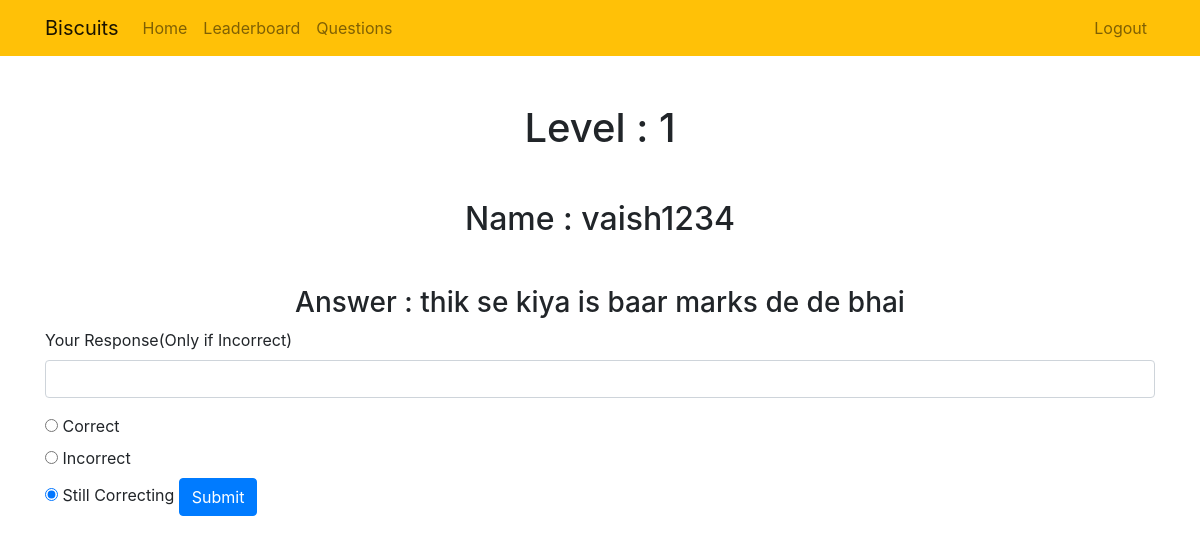
The app's page /fullanswer/6 (signed in), older data.
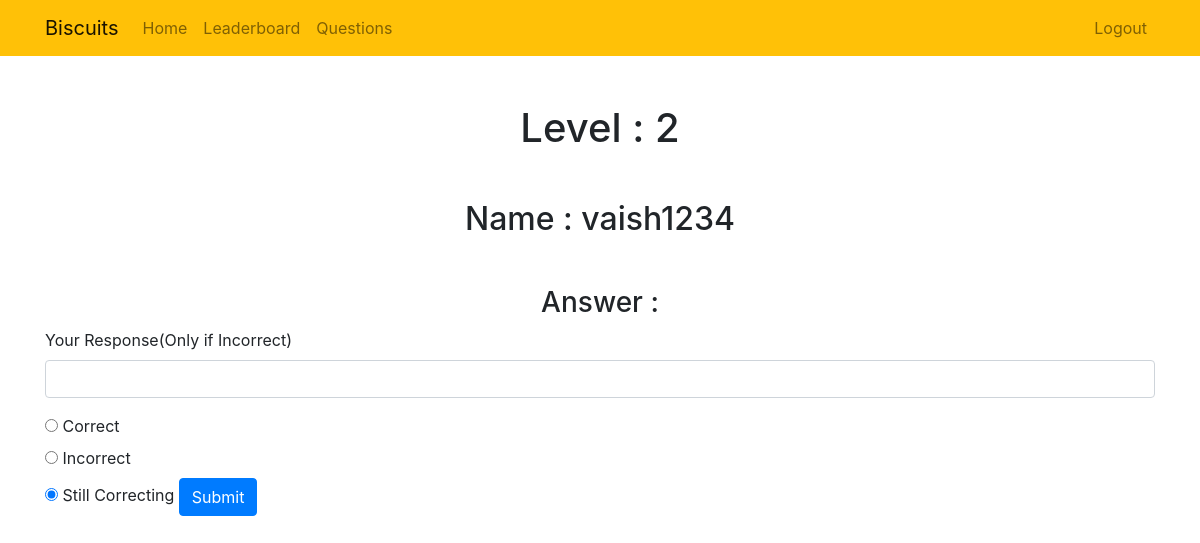
The same page, newer data.
### biscuitsrk/models.py (models this page shows, shortened)
class Profile(models.Model):
    user = models.OneToOneField(User, on_delete=models.CASCADE)
    currentlevel = models.IntegerField(default=0)
    discord  = models.CharField(max_length=255, null=True)
    institute = models.CharField(max_length=255, null=True)
    currentleveltime= models.DateTimeField(default=timezone.now)
    is_banned = models.BooleanField(default = False)
    mostrecentanswer = models.TextField(null=True)
    lastanswertime = models.DateTimeField(default=timezone.now)
    checked = models.BooleanField(default=True)
    result = models.BooleanField(default=True)
    response = models.TextField(null=True, blank=True)
    answered = models.BooleanField(default=False)
    answer_history = models.TextField(default="")
    response_history = models.TextField(default="")

### biscuitsrk/views.py (the view, shortened to what this page needs)
# urls.py: path('fullanswer/<int:id>', views.fullanswer, name='fullanswer'),
@user_passes_test(lambda u: u.is_superuser)
def fullanswer(request, id):
    u = get_object_or_404(Profile, pk=id)
    if request.method == 'GET':
        return render(request, 'biscuitsrk/fullanswer.html',{'u':u})

### biscuitsrk/templates/biscuitsrk/fullanswer.html (shortened to what this page needs)
{% extends "biscuitsrk/base.html" %}
{% block content %}
<h1 class="text-center mt-5" id="level">Level : {{ u.currentlevel }}</h1>
<h2 class="text-center mt-5" id="User">Name : {{ u.user.username }}</h2>
<h3 class="text-center mt-5" id="answer">Answer : {{ u.mostrecentanswer }}</h3>
  <form method="POST">
    <div class="form-group">
        <label for="response">Your Response(Only if Incorrect)</label>
        <input type="text" name="response" class="form-control" id="response">
    </div>
    <input type="radio" id="correct" name="check" value="correct">
        <label for="male">Correct</label><br>
    <input type="radio" id="incorrect" name="check" value="incorrect">
        <label for="female">Incorrect</label><br>
    <input type="radio" id="correcting" name="check" value="correcting" checked>
        <label for="other">Still Correcting</label>
    <button type="submit" class="btn btn-primary">Submit</button>
</form>
{% endblock %}

Row changes from the older to the newer data that the page shows:
changed Profile "vaish1234": currentlevel "1" → "2"; mostrecentanswer "thik se kiya is baar marks de de bhai" → (not shown)
